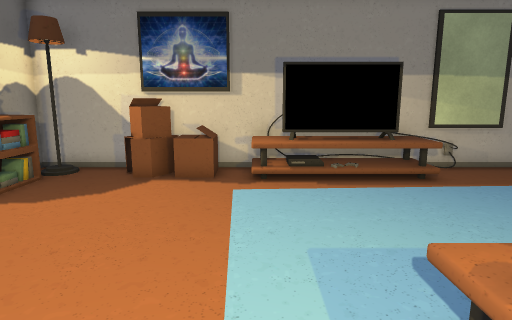
View 1 (above)

16 first-person views from a walk through a 3-D level made in the Unity game engine. The camera is 1.2 m above the floor, tilts 10° down and sees 75° across. Doors are open. The floor is counted in squares, 0.5 m on a side. Each view is taken from the middle of a square. On the plan, view 1 faces up. The plan holds only what a view shows up to about 20 squares ahead; the rest is blank.

View 2
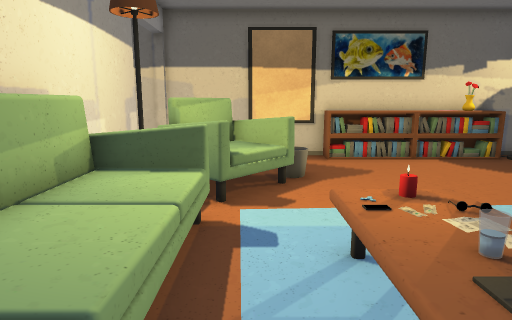

View 3
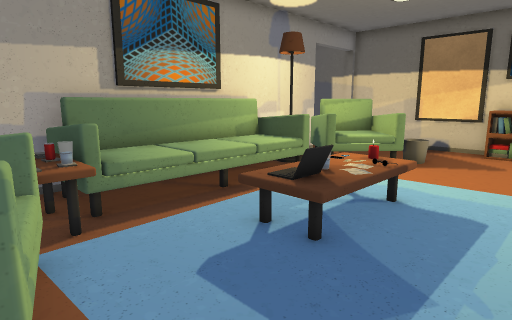

View 4
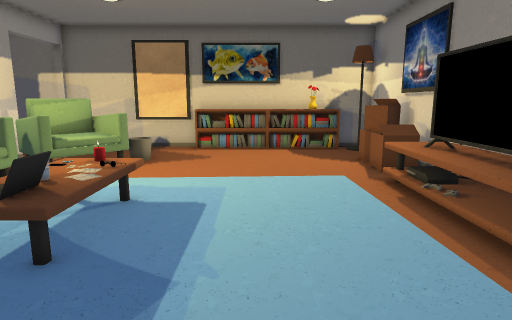

View 5
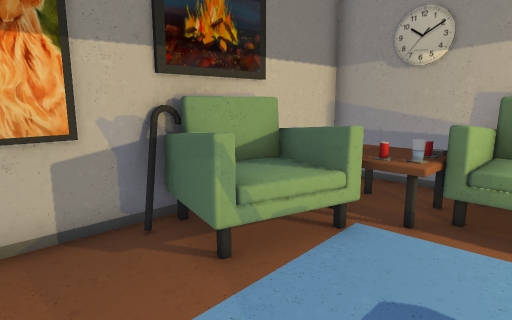

View 6
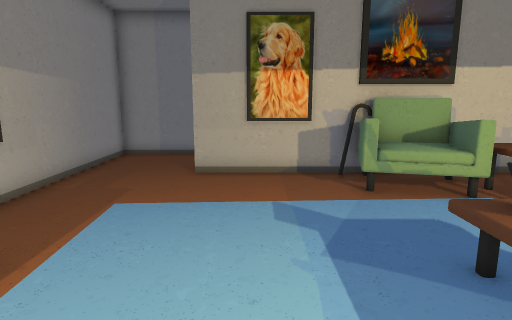

View 7
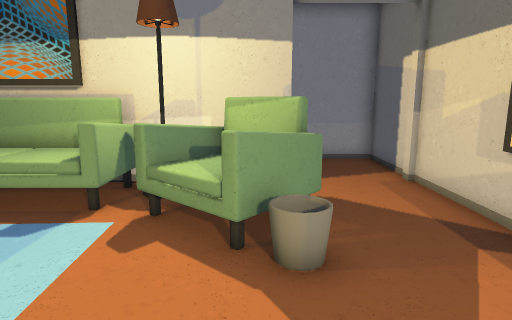

View 8
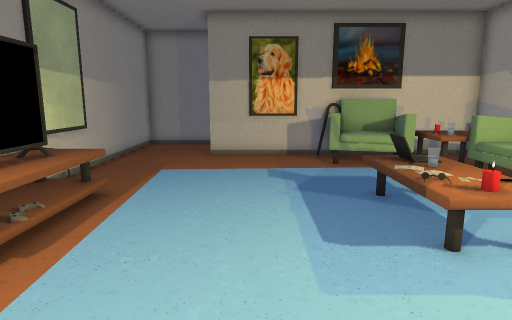

View 9
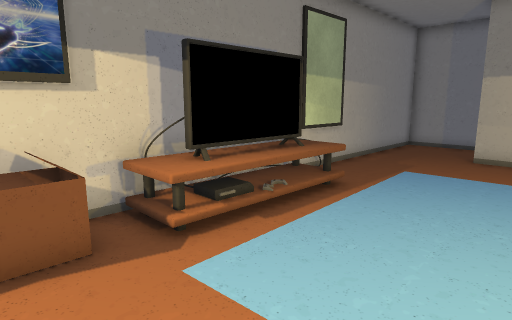

View 10
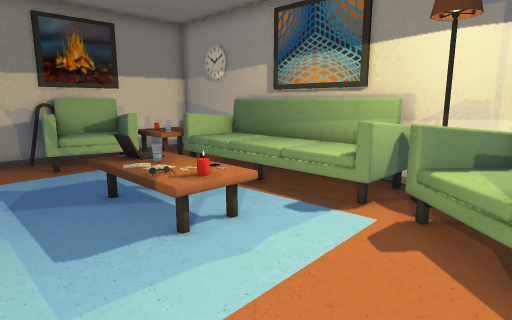

View 11
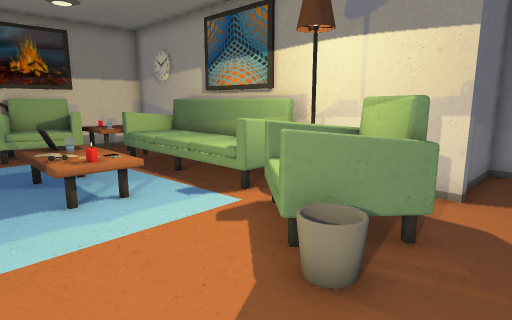

View 12
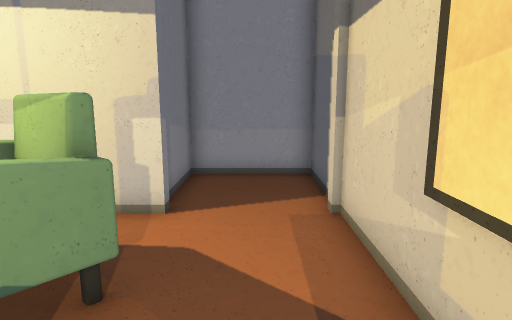

View 13
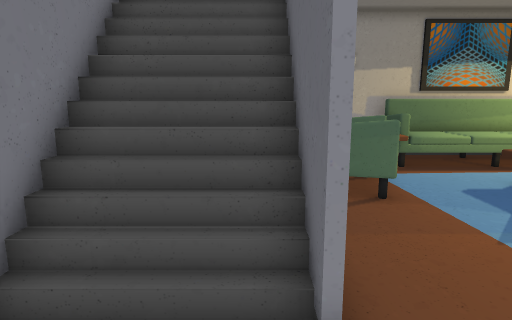

View 14
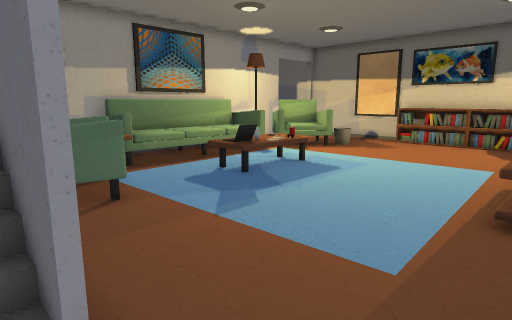

View 15
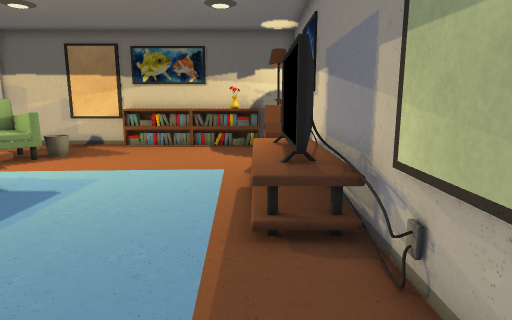

View 16
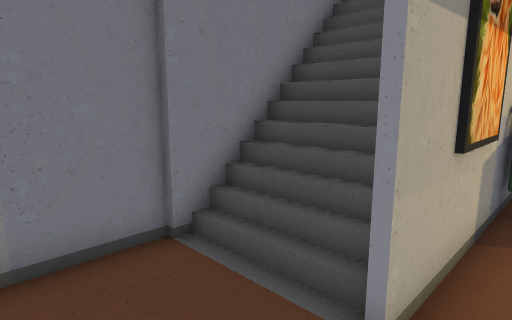

### Floor plan
Key: @ floor where view 1 was taken; # wall or solid block; x gap in a wall; . floor; / step, stairs or slope; D open door; = window, fence, low wall or low ledge; ^ raised ledge; v drop or lower ground; O other object.
Columns run from 8 left of view 1 to 16 right of it. Each row starts with its distance up from view 1.
 12 ####^O###################
 11 #O..^^^=OOOOOOO.........#
 10 #O..#x.=OOOOOOO.........#
  9 #O......................#
  8 ##......         ...#...#
  7 #O......         ...#///#
  6 #O........    .  ...#///#
  5 #O.......        ...#///#
  4 #O.......        ...#///#
  3 #O.......  OOO   OOO#///#
  2 #........ OOOO   OOOO
  1 #...OOO..        OOOO
  0 #...OOOO@.......OOOOO
 -1 #...OOOOOOOOOOOOOOO.v
 -2 #....OOOOOOOOOOOOOO.v
 -3 #.....OOOOOOOOOOO...v
 -4 #DDDD###############v
 -5 #...#
 -6 #...#
 -7 #...#
 -8 #####

Where each view was taken, in squares from view 1:
view 1: 0 up, 0 right, facing up
view 2: 0 up, 7 right, facing left
view 3: 6 up, 10 right, facing down-left
view 4: 6 up, 10 right, facing left
view 5: 6 up, 6 right, facing down-right
view 6: 6 up, 1 right, facing right
view 7: 6 up, 3 left, facing down
view 8: 6 up, 3 left, facing right
view 9: 5 up, 3 left, facing up-right
view 10: 6 up, 3 left, facing down-right
view 11: 5 up, 6 left, facing down-right
view 12: 3 up, 6 left, facing down
view 13: 11 up, 13 right, facing down
view 14: 11 up, 13 right, facing down-left
view 15: 10 up, 11 right, facing left
view 16: 11 up, 11 right, facing down-right
